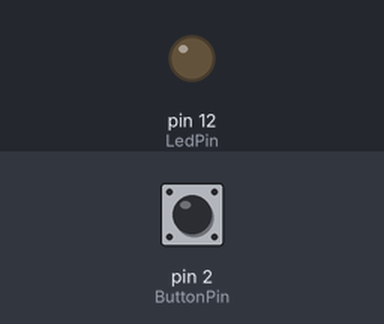
This sketch was run on a simulated Arduino Uno, built with avr-gcc and run on an emulated ATmega328P. Parts: output pins drawn as LEDs (lit = HIGH). Inputs (shaded band) come from the test bench; at power-on: pin 2 (ButtonPin) LOW.

Above: at 1.2 s.
1.3 s: pin 2 (ButtonPin) pulled HIGH for 0.15 s
At 1.4 s:
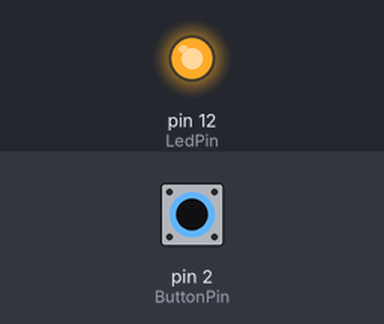
3.0 s: pin 2 (ButtonPin) pulled HIGH for 3.2 s
At 7.3 s:
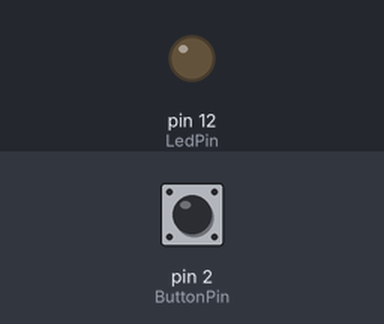
Timing chart, 0 to 8.8 s (numbered marks = the images above; inputs shaded):
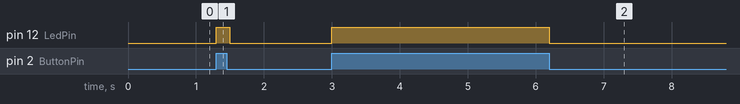

The sketch:

keyboard_011.ino
```cpp
#define ButtonPin 2
#define LedPin 12

void setup()
{
  pinMode(LedPin, OUTPUT);
  pinMode(ButtonPin, INPUT);
}

void loop()
{
  if (digitalRead(ButtonPin) == HIGH)
  {
    digitalWrite(LedPin, HIGH);
  }
  else
  {
    digitalWrite(LedPin, LOW);
  }
  delay(100);
}
```

Measured:
- after the input at 1.3 s, pin 12 (LedPin): LOW → HIGH at once, → LOW 0.20 s later
- after the input at 3.0 s, pin 12 (LedPin): LOW → HIGH at once, → LOW 3.2 s later
